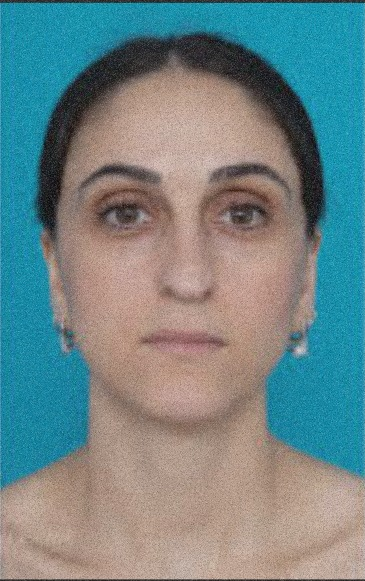
#> input picture public/gaussiannoiseNew.jpg, 365 x 581 px
$ python pipeline_gaussian.py
#> lines starting #> are read from the running program, lines starting #| are printed output that depends on the picture; after the words box and inside, x2 and y2 are one past the last pixel; in counts of white or black regions, pixels touching at a corner belong together
### FaceEnhancement.py
import cv2
import numpy as np
import matplotlib.pyplot as plt

# ===============================================================
# CONFIGURATION
# ===============================================================
BILATERAL_SIGMA_COLOR = 30  # Intensity difference to be considered an edge (Lower = More edge preservation)
BILATERAL_SIGMA_SPACE = 10  # Spatial distance to smooth (Lower = Less blurring)
SHARPEN_AMOUNT = 2.0        # Amount of detail to add back
SKIN_MASK_THRESHOLD = (0, 133, 77, 255, 173, 127) # YCrCb lower/upper
COLOR_SATURATION = 1.20  # Increased to 1.20 for more vibrant/red color

# ===============================================================
# 1. LOAD & PREPROCESS
# ===============================================================
def load_and_prep(path):
#> called with path = 'public/gaussiannoiseNew.jpg'
    img = cv2.imread(path)
#> img is the input picture: shape (581, 365, 3); mean B, G, R 135.3, 133.9, 113
    if img is None:
        raise ValueError("Image not found")
    return img

# [74 lines left out: functions apply_smart_denoise, classify_noise_type, not called in this run]

# ===============================================================
# 2. ADVANCED SKIN MASKING (YCbCr + Ellipse Prior)
# ===============================================================
def get_refined_skin_mask(image):
    """
    Generates a soft, feathered mask for skin areas.
    """
    # Convert to YCrCb for skin tone detection
    ycbcr = cv2.cvtColor(image, cv2.COLOR_BGR2YCrCb)
#> ycbcr: shape (581, 365, 3); mean of channels 0, 1, 2 127.8, 117.4, 132.2

    # Classical skin segmentation thresholds
    lower = np.array([SKIN_MASK_THRESHOLD[0], SKIN_MASK_THRESHOLD[1], SKIN_MASK_THRESHOLD[2]], dtype=np.uint8)
    upper = np.array([SKIN_MASK_THRESHOLD[3], SKIN_MASK_THRESHOLD[4], SKIN_MASK_THRESHOLD[5]], dtype=np.uint8)

    mask = cv2.inRange(ycbcr, lower, upper)
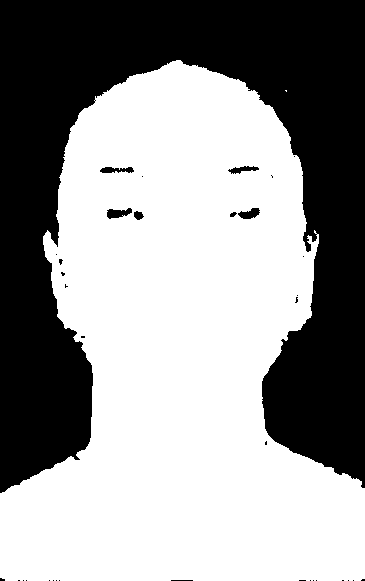
#> mask: shape (581, 365); 59.1% white; 36 black regions (28 under 20 px), largest, box (x1, y1, x2, y2) and area: (0, 0, 365, 493) 85945, (107, 208, 132, 219) 175, (238, 208, 260, 219) 153

    # Clean up valid skin regions (remove noise)
    kernel = cv2.getStructuringElement(cv2.MORPH_ELLIPSE, (5, 5))
    mask = cv2.morphologyEx(mask, cv2.MORPH_OPEN, kernel)
#> mask: shape (581, 365); 59% white; 32 black regions (26 under 20 px), largest, box (x1, y1, x2, y2) and area: (0, 0, 365, 493) 86077, (107, 208, 144, 220) 249, (230, 208, 260, 219) 184, (100, 167, 134, 173) 151, (228, 166, 259, 174) 133, (171, 580, 193, 581) 22
    mask = cv2.dilate(mask, kernel, iterations=2)
#> mask: shape (581, 365); 61.8% white; 2 black regions (1 under 20 px), largest, box (x1, y1, x2, y2) and area: (0, 0, 365, 489) 81020

    # Soften the mask for natural blending (Feathering)
    mask = cv2.GaussianBlur(mask, (21, 21), 0)
#> in get_refined_skin_mask (call 2), `ycbcr = cv2.cvtColor(image, cv2.COLOR_BGR2YCrCb)`: ycbcr: shape (581, 365, 3); mean of channels 0, 1, 2 127.8, 117.4, 132.2
#> in get_refined_skin_mask (call 2), `mask = cv2.inRange(ycbcr, lower, upper)`: mask: shape (581, 365); 59.1% white; 36 black regions (28 under 20 px), largest, box (x1, y1, x2, y2) and area: (0, 0, 365, 493) 85993, (107, 208, 132, 219) 175, (238, 208, 260, 219) 153
#> in get_refined_skin_mask (call 2), `mask = cv2.dilate(mask, kernel, iterations=2)`: mask: shape (581, 365); 61.8% white; 2 black regions (1 under 20 px), largest, box (x1, y1, x2, y2) and area: (0, 0, 365, 489) 81073

    return mask

# ===============================================================
# 3. GLAMOUR BLUR (Bilateral Filter)
# ===============================================================
def apply_glamour_skin(image, mask):
    """
    Applies Bilateral Filter only to skin regions.
    Bilateral filter smooths flat regions (skin) but keeps edges (chins, noses) sharp.
    """
    # Bilateral Filter: The 'Beauty' filter standard
    # d=-1 uses sigmaSpace to determine diameter
    skin_smooth = cv2.bilateralFilter(image, d=-1,
                                      sigmaColor=BILATERAL_SIGMA_COLOR,
                                      sigmaSpace=BILATERAL_SIGMA_SPACE)

    # Blend: (Smooth * Mask) + (Original * (1-Mask))
    mask_norm = mask.astype(float) / 255.0
#> mask_norm: shape (581, 365) float64
    mask_norm = cv2.merge([mask_norm, mask_norm, mask_norm]) # Make 3 channel
#> mask_norm: shape (581, 365, 3) float64

    # Linear blend
    result = (skin_smooth * mask_norm) + (image * (1 - mask_norm))
    return result.astype(np.uint8)

# ===============================================================
# 4. DETAIL ENHANCEMENT (Unsharp Mask on Luminance)
# ===============================================================
def enhance_details(image, amount=1.0, threshold=0):
    """
    Sharpen the image using Unsharp Masking, applied primarily to the Luminance channel
    to avoid color artifacts.
    """
    # Split into LAB to sharpen only the 'L' (Lightness) channel
    lab = cv2.cvtColor(image, cv2.COLOR_BGR2LAB)
    l, a, b = cv2.split(lab)

    # Gaussian Blur determines the "unsharp" part
    blurred_l = cv2.GaussianBlur(l, (0, 0), 3)

    # Sharpen: Original + (Original - Blurred) * Amount
    sharpened_l = cv2.addWeighted(l, 1.0 + amount, blurred_l, -amount, 0)

    # Merge back
    enhanced_lab = cv2.merge([sharpened_l, a, b])
    enhanced_bgr = cv2.cvtColor(enhanced_lab, cv2.COLOR_LAB2BGR)

    return enhanced_bgr

# ===============================================================
# 5. FEATURE POP (Eye Enhancement)
# ===============================================================
def pixel_pop_eyes(image):
    """
    Detects eyes and adds local contrast and brightness to make them 'pop'.
    """
    eye_cascade = cv2.CascadeClassifier(cv2.data.haarcascades + 'haarcascade_eye.xml')
    if eye_cascade.empty():
        return image

    gray = cv2.cvtColor(image, cv2.COLOR_BGR2GRAY)
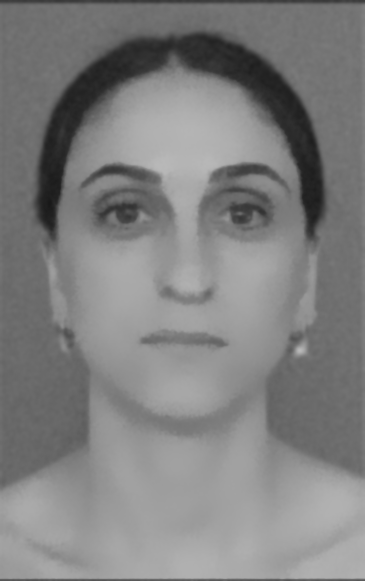
#> gray: shape (581, 365); min 24, max 185, mean 127.8
    eyes = eye_cascade.detectMultiScale(gray, scaleFactor=1.1, minNeighbors=5, minSize=(30, 30))
#> eyes = [[206, 179, 72, 72], [86, 177, 72, 72]]

    output = image.copy()

    for (x, y, w, h) in eyes:
        roi = output[y:y+h, x:x+w]

        # 0. Pre-smooth the eye area to reduce grain BEFORE enhancing contrast
        roi = cv2.medianBlur(roi, 3) # Removes salt-and-pepper noise inside the eye

        # increase local contrast (CLAHE on ROI)
        # Convert ROI to LAB
        roi_lab = cv2.cvtColor(roi, cv2.COLOR_BGR2LAB)
        l, a, b = cv2.split(roi_lab)

        # Apply CLAHE to L channel of ROI (Drastically reduced power)
        clahe = cv2.createCLAHE(clipLimit=0.2, tileGridSize=(4,4))
        l = clahe.apply(l)

        # Merge and put back
        roi_enhanced = cv2.merge([l, a, b])
        roi_enhanced = cv2.cvtColor(roi_enhanced, cv2.COLOR_LAB2BGR)

        # Slight sharpen on eyes specifically
        roi_enhanced = enhance_details(roi_enhanced, amount=0.5)

        # --- BLENDING TO REMOVE SQUARE ARTIFACT ---
        # Create an elliptical mask for the eye
        mask = np.zeros((h, w), dtype=np.uint8)
        center = (w // 2, h // 2)
        axes = (w // 2, h // 2)
        cv2.ellipse(mask, center, axes, 0, 0, 360, 255, -1)

        # Soften the mask edges (Feathering)
        mask_soft = cv2.GaussianBlur(mask, (31, 31), 0)

        # Normalize mask to 0-1 and reduce opacity
        alpha = mask_soft.astype(float) / 255.0
        alpha = alpha * 0.1  # Reduce intensity of enhancement to 60%
        alpha = cv2.merge([alpha, alpha, alpha])

        # Alpha Blend: Enhanced * alpha + Original * (1 - alpha)
        roi_original = roi.astype(float)
        roi_enhanced_float = roi_enhanced.astype(float)

        blended = (roi_enhanced_float * alpha + roi_original * (1.0 - alpha))
        output[y:y+h, x:x+w] = blended.astype(np.uint8)
#> this loop made 2 passes
#> (x, y, w, h, axes) on passes 1 to 2: (206, 179, 72, 72, (36, 36)), (86, 177, 72, 72, (36, 36))
#> pass 1, in pixel_pop_eyes, `l, a, b = cv2.split(roi_lab)`:
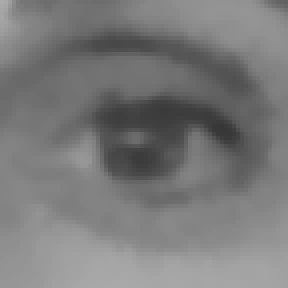
#> l: shape (72, 72) (shown 4 times larger); min 55, max 171, mean 121.7
#> after the loop:
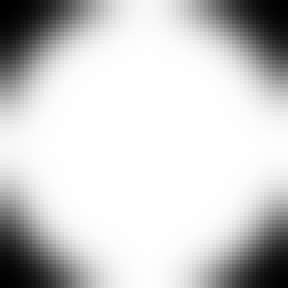
#> alpha: shape (72, 72, 3) float64 (shown 4 times larger); min 0.000392, max 0.1, mean 0.0807; drawn with min black and max white
#> after the loop:
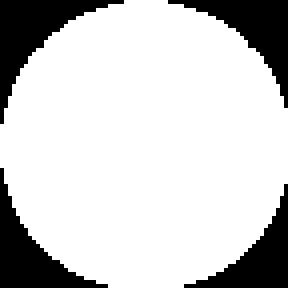
#> mask: shape (72, 72) (shown 4 times larger); 80% white; 4 black regions, box (x1, y1, x2, y2) and area: (0, 0, 31, 31) 291, (42, 0, 72, 27) 259, (0, 42, 27, 72) 259, (46, 46, 72, 72) 228
#> after the loop: output: shape (581, 365, 3); mean B, G, R 135.3, 134, 113
#> after the loop:
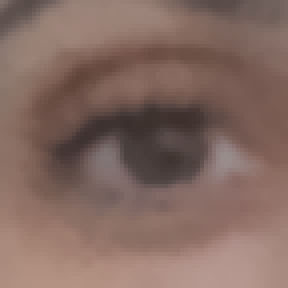
#> roi: shape (72, 72, 3) (shown 4 times larger); mean B, G, R 97.2, 105.5, 131.6
#> after the loop: roi_lab: shape (72, 72, 3); mean of channels 0, 1, 2 119.2, 137.1, 136.6

    return output

# ===============================================================
# 6. GLOBAL TONE & COLOR
# ===============================================================
def adjust_saturation(image, saturation=1.0):
    """
    Adjusts the color saturation.
    saturation < 1.0: Desaturate (Cooler/Blander)
    saturation > 1.0: Saturate (Warmer/Vibrant)
    """
#> called with saturation = 1.2
    hsv = cv2.cvtColor(image, cv2.COLOR_BGR2HSV)
#> hsv: shape (581, 365, 3); mean H, S, V 43.8, 106.3, 158.1
    h, s, v = cv2.split(hsv)

    # Multiply saturation channel
    s = s.astype(float) * saturation
    s = np.clip(s, 0, 255).astype(np.uint8)

    hsv_new = cv2.merge([h, s, v])
#> hsv_new: shape (581, 365, 3); mean H, S, V 43.8, 126.3, 158.1
    return cv2.cvtColor(hsv_new, cv2.COLOR_HSV2BGR)

def apply_warmth(image, amount=10):
    """
    Increases the Red channel and decreases Blue channel to warm up the image.
    amount: strength of shift (0-255)
    """
#> called with amount = 15
    image = image.astype(float)
    b, g, r = cv2.split(image)
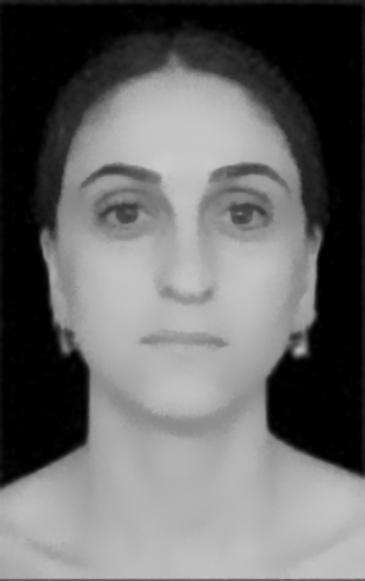
#> r: shape (581, 365) float64; min 0, max 202, mean 104.5

    # Warmer = More Red, Less Blue
    r += amount
    b -= amount *.05 # Slight blue reduction

    merged = cv2.merge([b, g, r])
    return np.clip(merged, 0, 255).astype(np.uint8)

# [13 lines left out: function apply_contrast_stretching, not called in this run]


def apply_histogram_equalization(image):
    """
    Applies CLAHE (Contrast Limited Adaptive Histogram Equalization).
    This is the modern/better version of Histogram Equalization for faces.
    """
    lab = cv2.cvtColor(image, cv2.COLOR_BGR2LAB)
    l, a, b = cv2.split(lab)

    # CLAHE adds local contrast (Brighter brights, darker darks locally)
    # Reduced clipLimit to 0.5 (from 1.5) to stop it from amplifying hidden noise
    clahe = cv2.createCLAHE(clipLimit=0.5, tileGridSize=(8,8))
    l_eq = clahe.apply(l)

    merged = cv2.merge([l_eq, a, b])
    return cv2.cvtColor(merged, cv2.COLOR_LAB2BGR)

def apply_masked_sharpening(image, mask, amount=1.0):
    """
    Applies DUAL sharpening:
    - Strong sharpening on the masked area (Face/Skin).
    - Moderate sharpening (50%) on the background to recover edges/texture.
    """
    # 1. Generate Sharpened versions
    sharpened_face = enhance_details(image, amount=amount)        # Strong for face
    sharpened_bg   = enhance_details(image, amount=amount * 0.5)  # Moderate for hair/bg

    # 2. Blend: (SharpenedFace * Mask) + (SharpenedBG * (1-Mask))
    mask_norm = mask.astype(float) / 255.0
    mask_norm = cv2.merge([mask_norm, mask_norm, mask_norm])

    result = (sharpened_face * mask_norm) + (sharpened_bg * (1 - mask_norm))
    return result.astype(np.uint8)

# ===============================================================
# MAIN PIPELINE
# ===============================================================
# [146 lines that do not run on import are left out]

### pipeline_gaussian.py
import cv2
import numpy as np
import matplotlib.pyplot as plt
import os
from FaceEnhancement import (
    load_and_prep,
    get_refined_skin_mask,
    apply_glamour_skin,
    enhance_details,
    pixel_pop_eyes,
    adjust_saturation,
    apply_contrast_stretching,
    apply_histogram_equalization,
    apply_masked_sharpening,
    apply_smart_denoise,
    apply_warmth,
    SHARPEN_AMOUNT,
    COLOR_SATURATION
)

# Configuration for GAUSSIAN Pipeline
INPUT_IMAGE = "public/gaussiannoiseNew.jpg"
OUTPUT_DIR = "public/pipeline_stages_gaussian"

def save_stage(image, stage_name, index):
    filename = f"{index:02d}_{stage_name}.jpg"
    path = os.path.join(OUTPUT_DIR, filename)
    cv2.imwrite(path, image)
    print(f"Saved Stage {index}: {stage_name}")
    return image

def main():
    # Ensure output directory exists
    if not os.path.exists(OUTPUT_DIR):
        os.makedirs(OUTPUT_DIR)

    try:
        print(f"Processing {INPUT_IMAGE}...")

        # Stage 0: Load & Upscale (Raw NOISY input)
        base_image_noisy = load_and_prep(INPUT_IMAGE)
        save_stage(base_image_noisy, "0_Raw_Upscaled", 0)

        # Stage 1: Denoise (Dual Strategy - Using GAUSSIAN FILTER)
        print(">>> Generating Light Denoise (Gaussian Filter)...")
        # Light Blur for Face (Increased to 5x5 as requested)
        denoised_light = cv2.GaussianBlur(base_image_noisy, (5, 5), 0)
        noise_type = "gaussian" # Hardcoded since we know the input

        print(">>> Generating Strong Denoise (Gaussian Filter)...")
        # Strong Blur for Background (9x9)
        denoised_strong = cv2.GaussianBlur(base_image_noisy, (9, 9), 0)

        # Need mask to blend
        temp_mask = get_refined_skin_mask(denoised_light)
        mask_norm = temp_mask.astype(float) / 255.0
        mask_norm = cv2.merge([mask_norm, mask_norm, mask_norm])

        # Blend
        base_image = (denoised_light * mask_norm) + (denoised_strong * (1 - mask_norm))
        base_image = base_image.astype(np.uint8)

        save_stage(base_image, "1_Denoised_Dual_GaussianBlur", 1)

        # Stage 2: Skin Masking (Visualization only)
        skin_mask = get_refined_skin_mask(base_image)
        save_stage(skin_mask, "2_Mask_Used_For_Sharpening", 2)

        # Stage 3: Skin Smoothing
        skin_enhanced = apply_glamour_skin(base_image, skin_mask)
        save_stage(skin_enhanced, "3_Skin_Smoothed", 3)

        # Stage 5: Eye Enhancement (Skipped Stage 4 Sharpening)
        features_popped = pixel_pop_eyes(skin_enhanced)
        save_stage(features_popped, "5_Eyes_Popped", 5)

        # Stage 6: Color Correction
        color_corrected = adjust_saturation(features_popped, saturation=COLOR_SATURATION)
        save_stage(color_corrected, "6_Color_Corrected", 6)

        # Stage 6b: Warmth/Red Boost
        warmed = apply_warmth(color_corrected, amount=15)
        save_stage(warmed, "6b_Warmed", 6)

        # Stage 7: Contrast Stretching - SKIPPED FOR GAUSSIAN
        # stretched = apply_contrast_stretching(warmed)
        # save_stage(stretched, "7_Contrast_Stretched", 7)

        # Stage 8: Histogram Equalization (CLAHE) - RESTORED
        clahe_result = apply_histogram_equalization(warmed)
        save_stage(clahe_result, "8_CLAHE", 8)

        # Stage 8b: Post-CLAHE Polish - RESTORED
        polished = cv2.bilateralFilter(clahe_result, d=5, sigmaColor=20, sigmaSpace=20)
        save_stage(polished, "8b_Polished_CLAHE", 10)

        # Stage 9: Final Masked Sharpening (Face Only)
        final_sharpen_amount = SHARPEN_AMOUNT
        final_output = apply_masked_sharpening(polished, skin_mask, amount=final_sharpen_amount)
        save_stage(final_output, "9_Final_Masked_Sharpen", 9)

        print("\nAll stages saved to:", OUTPUT_DIR)

        # Optional: Create a combined strip
        # Resize for display strip
        h = 300
        w = int(base_image.shape[1] * (h / base_image.shape[0]))
#> w = 188

        # Updated list including Polish and Final
        images = [base_image_noisy, base_image, skin_enhanced, features_popped, warmed, clahe_result, polished, final_output]
        descriptions = ["Noisy", "Denoise", "Smooth", "Eyes", "Warm", "CLAHE", "Polish", "Final"]

        resized_images = [cv2.resize(img, (w, h)) for img in images]
#> resized_images = 8 items
        combined = np.hstack(resized_images)
        cv2.imwrite(os.path.join(OUTPUT_DIR, "combined_strip.jpg"), combined)
        print("Saved combined comparison strip.")

    except Exception as e:
        print(f"Error: {e}")

if __name__ == "__main__":
    main()

$ run again, with public/cutecat.jpg copied over public/gaussiannoiseNew.jpg
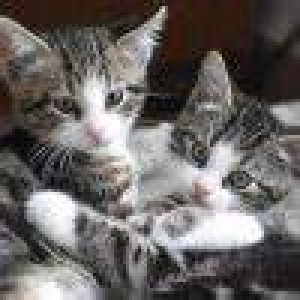
#> input picture public/cutecat.jpg, 100 x 100 px (shown 3 times larger)
#> in load_and_prep, img is the input picture: shape (100, 100, 3); mean B, G, R 98.9, 100.9, 105.4
#> ycbcr: shape (100, 100, 3); mean of channels 0, 1, 2 102, 130.4, 126.3
#> in get_refined_skin_mask, `mask = cv2.inRange(ycbcr, lower, upper)`:
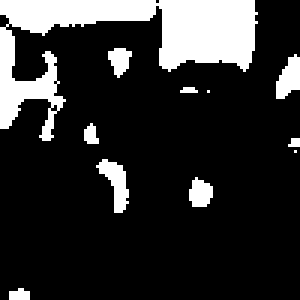
#> mask: shape (100, 100) (shown 3 times larger); 17.9% white; 11 white regions (4 under 20 px), largest, box (x1, y1, x2, y2) and area: (0, 0, 86, 47) 1433, (32, 53, 43, 71) 96, (92, 18, 100, 33) 80
#> ycbcr: shape (100, 100, 3); mean of channels 0, 1, 2 101.7, 130.4, 126.3
#> eyes = ()
#> hsv: shape (100, 100, 3); mean H, S, V 53.9, 32.3, 105.4
#> hsv_new: shape (100, 100, 3); mean H, S, V 53.9, 38.3, 105.4
#> in apply_histogram_equalization, `return cv2.cvtColor(merged, cv2.COLOR_LAB2BGR)`:
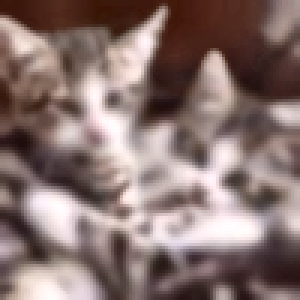
#> returned value: shape (100, 100, 3) (shown 3 times larger); mean B, G, R 111.6, 114.8, 135.8
#> resized_images = 8 items

$ run again, with public/sample.jpg copied over public/gaussiannoiseNew.jpg
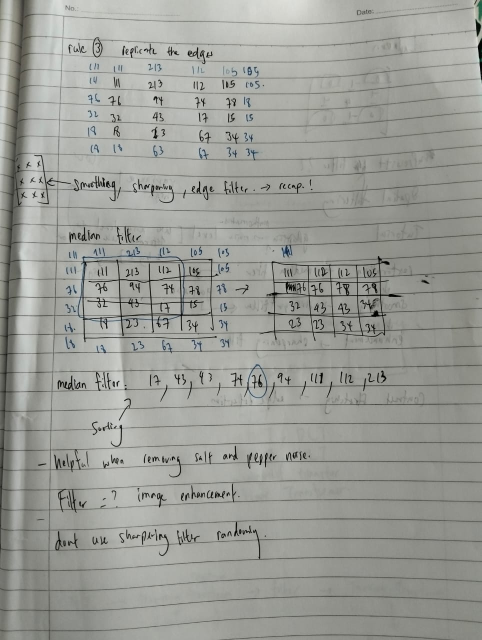
#> input picture public/sample.jpg, 963 x 1280 px (shown at 1/2 size)
#> in load_and_prep, img is the input picture: shape (1280, 963, 3); mean B, G, R 151.1, 156.7, 155.2
#> ycbcr: shape (1280, 963, 3); mean of channels 0, 1, 2 155.6, 127.6, 125.5
#> ycbcr: shape (1280, 963, 3); mean of channels 0, 1, 2 155.6, 127.6, 125.5
#> eyes = 16 rows, first 6: [290, 214, 40, 40], [569, 888, 49, 49], [418, 556, 46, 46], [165, 276, 46, 46], [485, 886, 64, 64], [135, 73, 46, 46]
#> the loop in pixel_pop_eyes, `for (x, y, w, h) in eyes:` made 16 passes
#> (x, y, w, h, axes) on passes 1 to 8: (290, 214, 40, 40, (20, 20)), (569, 888, 49, 49, (24, 24)), (418, 556, 46, 46, (23, 23)), (165, 276, 46, 46, (23, 23)), (485, 886, 64, 64, (32, 32)), (135, 73, 46, 46, (23, 23)), (477, 120, 44, 44, (22, 22)), (289, 178, 44, 44, (22, 22))
#> after the loop in pixel_pop_eyes, `for (x, y, w, h) in eyes:`:
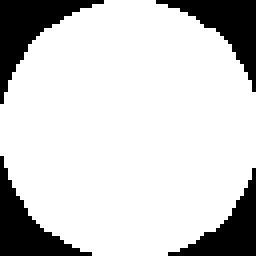
#> mask: shape (64, 64) (shown 4 times larger); 80.7% white; 4 black regions, box (x1, y1, x2, y2) and area: (0, 0, 26, 26) 223, (39, 0, 64, 23) 198, (0, 39, 23, 64) 197, (42, 42, 64, 64) 173
#> hsv: shape (1280, 963, 3); mean H, S, V 38.8, 9.8, 156.8
#> hsv_new: shape (1280, 963, 3); mean H, S, V 38.8, 11.4, 156.8
#> in apply_warmth, `return np.clip(merged, 0, 255).astype(np.uint8)`:
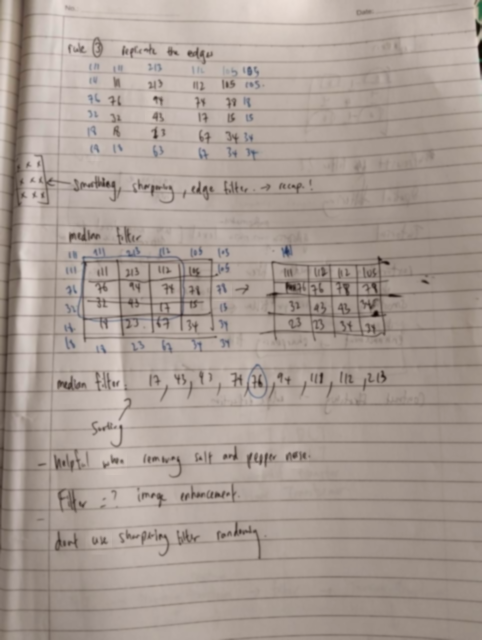
#> returned value: shape (1280, 963, 3) (shown at 1/2 size); mean of channels 0, 1, 2 148.9, 156.7, 169.3; drawn as B, G, R
#> resized_images = 8 items
